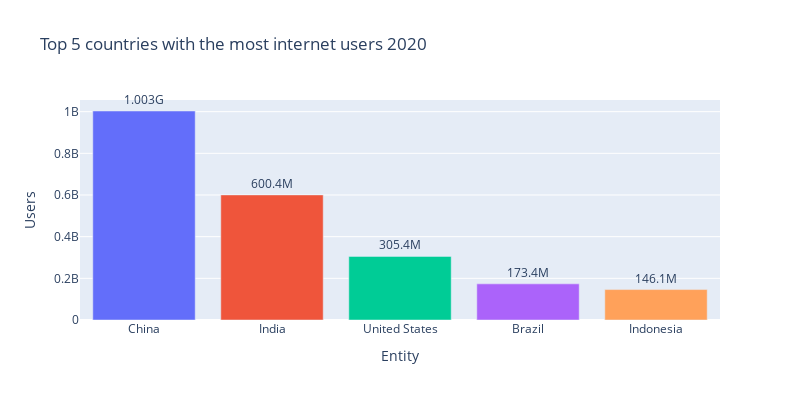

The code cell stored with this chart in its notebook:
### Code cell
fig = px.bar(q4_1, x="Entity", y="Users", color='Entity',title = "Top 5 countries with the most internet users 2020", width=800, height=400,text_auto='.4s')
fig.update_traces(textfont_size=12, textangle=0, textposition="outside", cliponaxis=False,showlegend=False)

fig.show()

### Figure 1 — Plotly figure (JSON) as saved in the notebook; plotly's stock layout.template omitted (floating-point values rounded to 4 significant figures)
{"data": [{"alignmentgroup": "True", "cliponaxis": false, "hovertemplate": "Entity=%{x}<br>Users=%{y}<extra></extra>", "legendgroup": "China", "marker": {"color": "#636efa", "pattern": {"shape": ""}}, "name": "China", "offsetgroup": "China", "orientation": "v", "showlegend": false, "textangle": 0, "textfont": {"size": 12}, "textposition": "outside", "texttemplate": "%{y:.4s}", "type": "bar", "x": ["China"], "xaxis": "x", "y": [1003218650], "yaxis": "y"}, {"alignmentgroup": "True", "cliponaxis": false, "hovertemplate": "Entity=%{x}<br>Users=%{y}<extra></extra>", "legendgroup": "India", "marker": {"color": "#EF553B", "pattern": {"shape": ""}}, "name": "India", "offsetgroup": "India", "orientation": "v", "showlegend": false, "textangle": 0, "textfont": {"size": 12}, "textposition": "outside", "texttemplate": "%{y:.4s}", "type": "bar", "x": ["India"], "xaxis": "x", "y": [600446441], "yaxis": "y"}, {"alignmentgroup": "True", "cliponaxis": false, "hovertemplate": "Entity=%{x}<br>Users=%{y}<extra></extra>", "legendgroup": "United States", "marker": {"color": "#00cc96", "pattern": {"shape": ""}}, "name": "United States", "offsetgroup": "United States", "orientation": "v", "showlegend": false, "textangle": 0, "textfont": {"size": 12}, "textposition": "outside", "texttemplate": "%{y:.4s}", "type": "bar", "x": ["United States"], "xaxis": "x", "y": [305371298], "yaxis": "y"}, {"alignmentgroup": "True", "cliponaxis": false, "hovertemplate": "Entity=%{x}<br>Users=%{y}<extra></extra>", "legendgroup": "Brazil", "marker": {"color": "#ab63fa", "pattern": {"shape": ""}}, "name": "Brazil", "offsetgroup": "Brazil", "orientation": "v", "showlegend": false, "textangle": 0, "textfont": {"size": 12}, "textposition": "outside", "texttemplate": "%{y:.4s}", "type": "bar", "x": ["Brazil"], "xaxis": "x", "y": [173419624], "yaxis": "y"}, {"alignmentgroup": "True", "cliponaxis": false, "hovertemplate": "Entity=%{x}<br>Users=%{y}<extra></extra>", "legendgroup": "Indonesia", "marker": {"color": "#FFA15A", "pattern": {"shape": ""}}, "name": "Indonesia", "offsetgroup": "Indonesia", "orientation": "v", "showlegend": false, "textangle": 0, "textfont": {"size": 12}, "textposition": "outside", "texttemplate": "%{y:.4s}", "type": "bar", "x": ["Indonesia"], "xaxis": "x", "y": [146059763], "yaxis": "y"}], "layout": {"barmode": "relative", "height": 400, "legend": {"title": {"text": "Entity"}, "tracegroupgap": 0}, "title": {"text": "Top 5 countries with the most internet users 2020"}, "width": 800, "xaxis": {"anchor": "y", "categoryarray": ["China", "India", "United States", "Brazil", "Indonesia"], "categoryorder": "array", "domain": [0, 1], "title": {"text": "Entity"}}, "yaxis": {"anchor": "x", "domain": [0, 1], "title": {"text": "Users"}}}}
